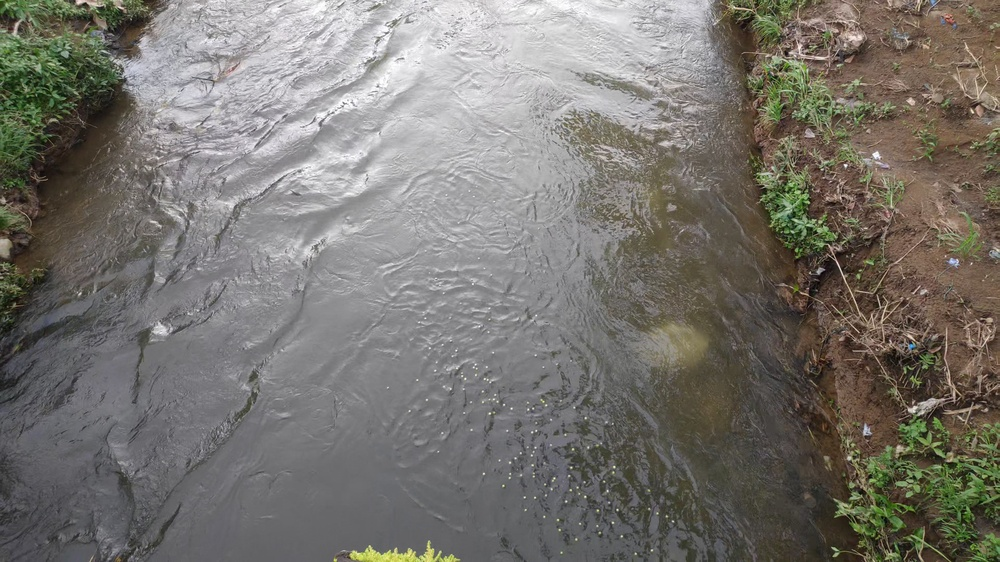
#> input picture fotogramas/v2/fotogramasframe_225.jpg, 1000 x 562 px, shrunk from 3840 x 2160 before the run, found by its file name
$ python GreenMaskMaker.py
#> lines starting #> are read from the running program, lines starting #| are printed output that depends on the picture; after the words box and inside, x2 and y2 are one past the last pixel; in counts of white or black regions, pixels touching at a corner belong together
import cv2
import numpy as np

# Cargamos la imagen
dirImg = r"C:\Users\Public\Documents\PIV analisis\fotogramas\v2\fotogramasframe_225.jpg"
img = cv2.imread(dirImg)
#> img is the input picture: shape (562, 1000, 3); mean B, G, R 110.6, 116.6, 119.8

# Convertimos la imagen a HSV
hsv = cv2.cvtColor(img, cv2.COLOR_BGR2HSV)
#> hsv: shape (562, 1000, 3); mean H, S, V 67.8, 35, 122.1

# Definimos los límites inferior y superior del rango de color verde en HSV
green_lower = np.array([0, 10, 0])
green_upper = np.array([100, 255, 255])

# Creamos una máscara de los píxeles verdes en la imagen HSV
mask = cv2.inRange(hsv, green_lower, green_upper)
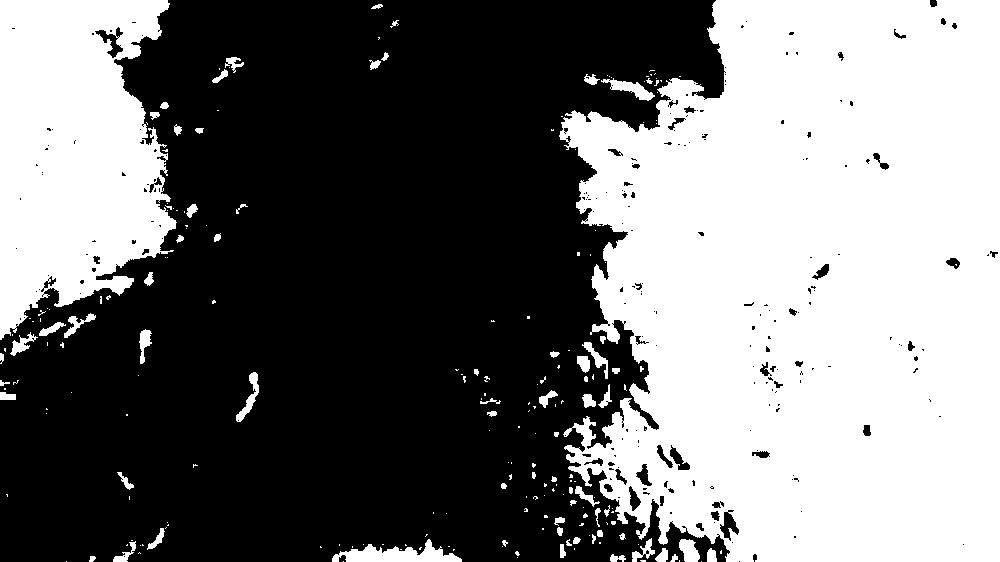
#> mask: shape (562, 1000); 45.7% white; 217 white regions (148 under 20 px), largest, box (x1, y1, x2, y2) and area: (559, 0, 1000, 562) 204364, (0, 0, 177, 340) 44380, (332, 539, 462, 562) 1499

# Aplicamos la máscara a la imagen original para obtener solo los píxeles verdes
green_pixels = cv2.bitwise_and(img, img, mask=mask)
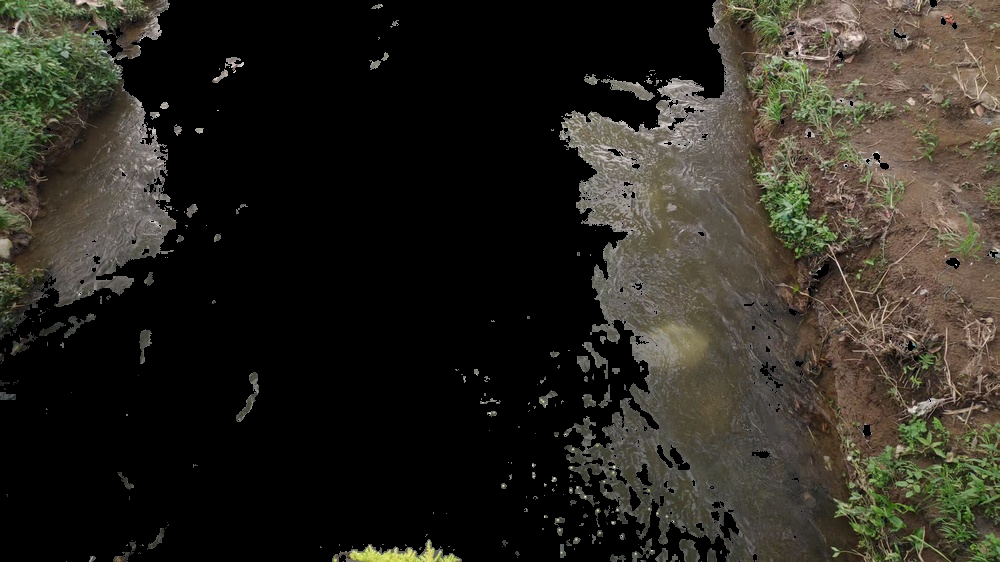
#> green_pixels: shape (562, 1000, 3); mean B, G, R 33.2, 40.6, 43.6

# Convertimos la imagen a escala de grises
gray = cv2.cvtColor(green_pixels, cv2.COLOR_BGR2GRAY)
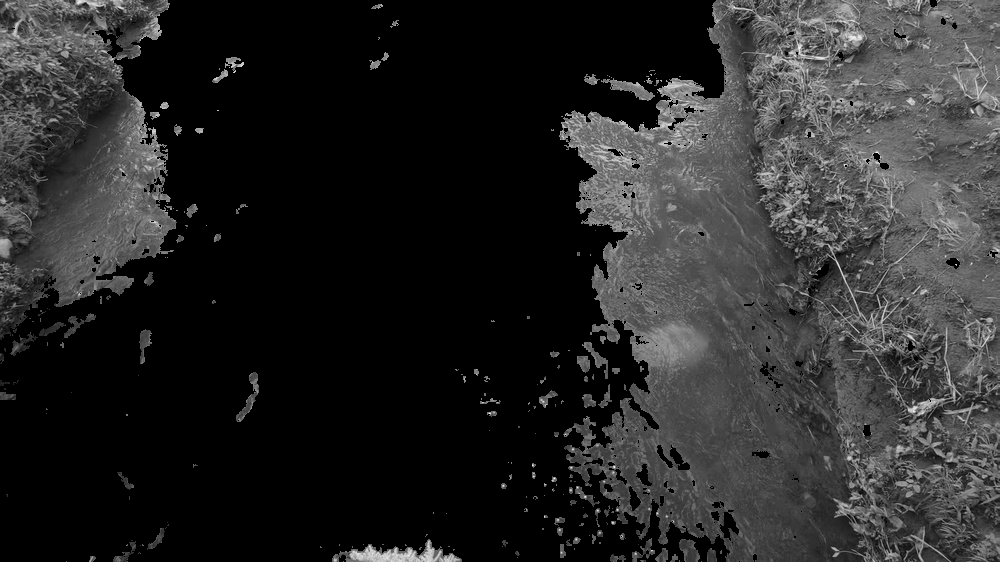
#> gray: shape (562, 1000); min 0, max 249, mean 40.6

# Aplicamos un umbral para convertir los píxeles verdes a blanco y el fondo a negro
ret, thresh = cv2.threshold(gray, 50, 255, cv2.THRESH_BINARY)
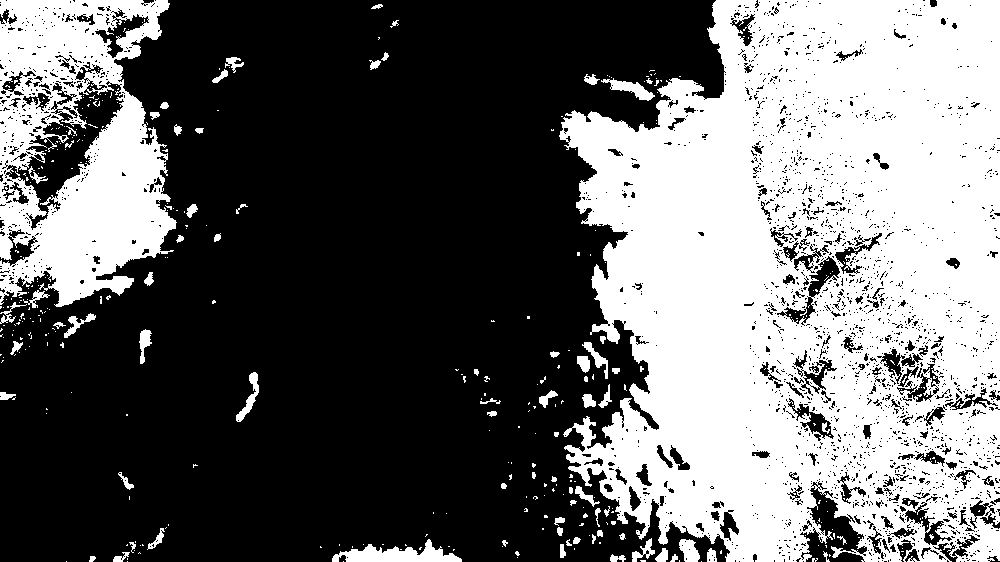
#> thresh: shape (562, 1000); 40.9% white; 427 white regions (351 under 20 px), largest, box (x1, y1, x2, y2) and area: (559, 0, 1000, 562) 187004, (0, 0, 177, 307) 33800, (332, 539, 462, 562) 1498

# Guardamos la imagen en una carpeta
dirRes = r"C:\Users\Public\Documents\PIV analisis\MaskMaker\results\greenMask.jpg"
cv2.imwrite(dirRes, thresh)
